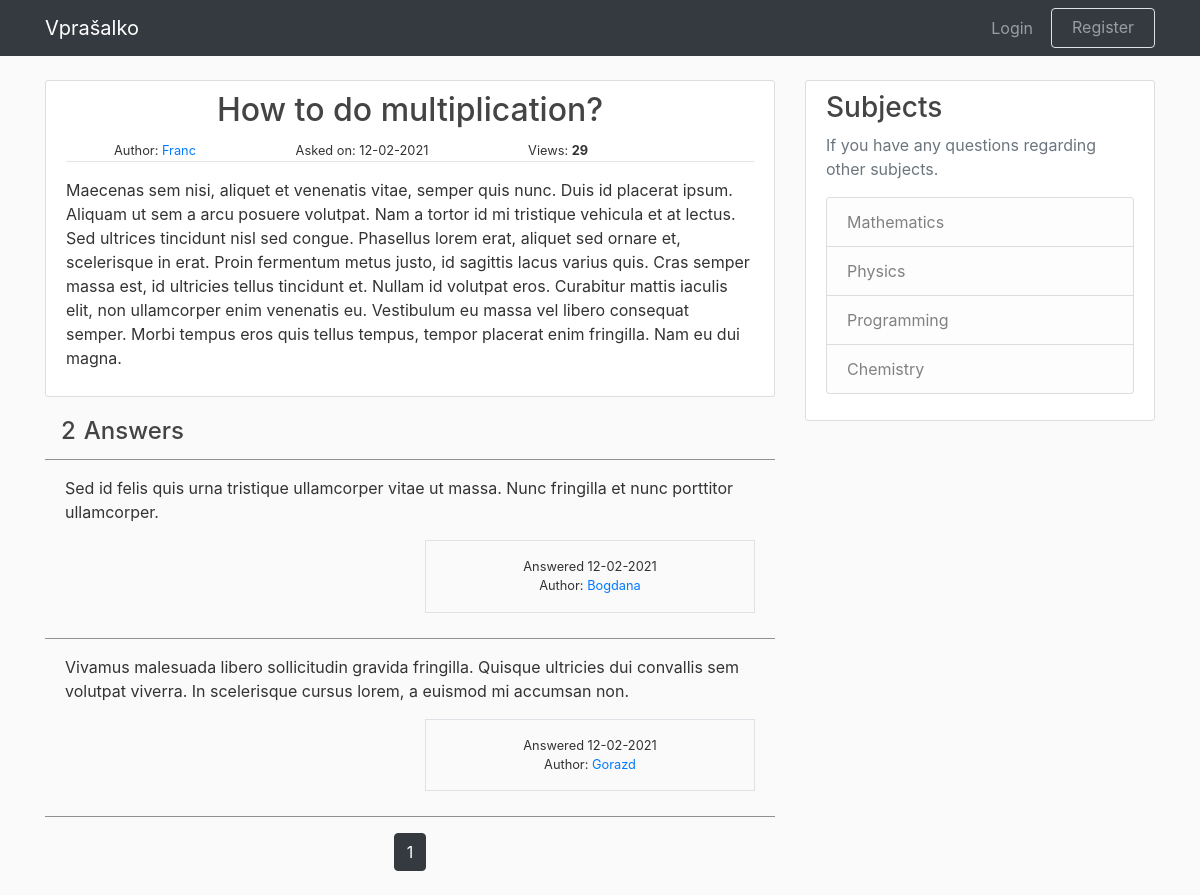
Page /question/2 on the committed database.
### application/models.py (models this page shows, shortened)
class Question(db.Model, UserMixin):
    id = db.Column(db.Integer, primary_key=True)
    title = db.Column(db.String(100), nullable=False)
    date_posted = db.Column(
        db.DateTime, nullable=False, default=datetime.utcnow
    )
    content = db.Column(db.Text, nullable=False)
    views = db.Column(db.Integer, default=0)
    num_answers = db.Column(db.Integer, default=0)
    user_id = db.Column(db.Integer, db.ForeignKey('user.id'), nullable=False)
    answers = db.relationship(
        "Answer", backref="title", lazy=True, cascade="all, delete-orphan"
    )

class User(db.Model, UserMixin):
    id = db.Column(db.Integer, primary_key=True)
    username = db.Column(db.String(15), unique=True, nullable=False)
    email = db.Column(db.String(120), unique=True, nullable=False)
    password = db.Column(db.String(20), nullable=False)
    description = db.Column(
        db.String(300), nullable=False, default="No description yet."
    )
    questions = db.relationship('Question', backref='author', lazy=True)
    answers = db.relationship('Answer', backref='author', lazy=True)

class Answer(db.Model, UserMixin):
    id = db.Column(db.Integer, primary_key=True)
    date_posted = db.Column(
        db.DateTime, nullable=False, default=datetime.utcnow
    )
    answer = db.Column(db.Text, nullable=False)
    question_id = db.Column(
        db.Integer, db.ForeignKey("question.id"), nullable=False
    )
    user_id = db.Column(db.Integer, db.ForeignKey("user.id"), nullable=False)

### application/routes.py (the view, shortened to what this page needs)
@app.route("/question/<int:question_id>", methods=['GET', 'POST'])
def question_post(question_id):
    question = Question.query.get_or_404(question_id)
    page = request.args.get("page", default=1, type=int)
    answers = (
        Answer.query
        .filter_by(question_id=question.id)
        .order_by(Answer.date_posted.desc())
        .paginate(page=page, per_page=3)
    )
    question.views += 1
    db.session.commit()
    form = AnswerForm()
    return render_template(
        'question.html', title="Question",
        question=question, form=form, answers=answers
    )

### application/templates/question.html (shortened to what this page needs)
{% extends "layout.html" %}
{% block content %}
    <div class="col-md-8 pd-0 mg-0">
        <article class="media content-section">
            <div class="media-body">
                <div class="article-metadata">
                    <h1 class="question-title">{{ question.title }}</h1>
                        <small class="ml-5 mr-5">
                            Author:
                            <a class="mr-auto"
                            href="{{ url_for('user_profile', username=question.author.username) }}">
                                {{ question.author.username }}
                            </a>
                        </small>
                        <small class="mr-5 ml-5">
                            Asked on: {{ question.date_posted.strftime('%d-%m-%Y') }}
                        </small>
                        <small class="ml-5">Views: <b>{{ question.views }}</b></small>
                    <hr class="title-line">
                </div>
                <p class="article-content">{{ question.content }}</p>
            </div>
        </article>
        <div class="Forum-title">
            <span class="row ml-auto">
                <h4 class="ml-3">{{ answers.total }}</h4>
                <h4 class="ml-2"> Answers</h4>
            </span>
        </div>
        <hr class="answer-line">
        {% for answer in answers.items %}
        <article>
            <div class="answer">
                <p class="article-content">{{ answer.answer }}</p>
                <div class="article-metadata">
                    <div class="row">
                        <div class="col-md-6">
                        </div>
                        <div class="col-md-6 mr-auto">
                            <div class="answer-author border ">
                                <ul class="answer-info pl-0 mt-3">
                                    <li class="list-group">
                                        <small class="mr-5 ml-5">
                                            Answered {{ answer.date_posted.strftime('%d-%m-%Y') }}
                                        </small>
                                    </li>
                                    <li class="list-group">
                                        <small class="ml-5 mr-5">Author:
                                            <a class="mr-auto"
                                            href="{{ url_for(
                                                'user_profile',
                                                username=answer.author.username
                                            ) }}">
                                                {{ answer.author.username }}
                                            </a>
                                        </small>
                                    </li>
                                </ul>
                            </div>
                        </div>
                    </div>
                </div>
            </div>
            <hr class="answer-line">
        </article>
        {% endfor %}
        <div class="page-align">
            {% for page_num in answers.iter_pages(
                left_edge=1, right_edge=1, left_current=1, right_current=2
            ) %}
                {% if page_num %}
                    {% if answers.page == page_num %}
                        <a class="btn btn-dark mb-4"
                        href="{{ url_for('question_post', question_id=question.id, page=page_num) }}">
                            {{ page_num }}
                        </a>
                    {% else %}
                        <a class="btn btn-outline-dark mb-4"
                        href="{{ url_for('question_post', question_id=question.id, page=page_num) }}">
                            {{ page_num }}
                        </a>
                    {% endif %}
                {% else %}
                    ...
                {% endif %}
            {% endfor %}
        </div>
    </div>
    {% include "sidebar.html" %}
{% endblock content %}

### application/static/style.css (style rules this page uses)
body { background: #fafafa; color: #333333; margin-top: 5rem; }
h1, h2, h3, h4, h5, h6 { color: #444444; }
.border { border: white; }
.content-section { background: #ffffff; padding: 10px 20px; border: 1px solid #dddddd; border-radius: 3px; margin-bottom: 20px; }
.title-line { margin-top: 0px; }
.question-title { font-size: xx-large; text-align: center; }
.page-align { text-align: center; }
.answer { padding-left: 20px; padding-right: 20px; padding-bottom: 20px; }
.answer-author { text-align: center; }
.answer-line { background-color: rgb(161, 161, 161); margin-top: 5px; }

### rows in the picture
Question: title "How to do multiplication?", date_posted "12-02-2021", views "29", content "Maecenas sem nisi, aliquet et venenatis vitae, semper quis nunc. Duis id placerat ipsum. Aliquam ut sem a arcu posuere volutpat. Nam a tortor id mi tristique vehicula et at lectus. Sed ultrices tincidunt nisl sed congue. Phasellus lorem erat, aliquet sed ornare et, scelerisque in erat. Proin fermentum metus justo, id sagittis lacus varius quis. Cras semper massa est, id ultricies tellus tincidunt et. Nullam id volutpat eros. Curabitur mattis iaculis elit, non ullamcorper enim venenatis eu. Vestibulum eu massa vel libero consequat semper. Morbi tempus eros quis tellus tempus, tempor placerat enim fringilla. Nam eu dui magna."
User: author.username "Franc"
Answer: answer "Sed id felis quis urna tristique ullamcorper vitae ut massa. Nunc fringilla et nunc porttitor ullamcorper.", date_posted "12-02-2021", author.username "Bogdana"
Answer: answer "Vivamus malesuada libero sollicitudin gravida fringilla. Quisque ultricies dui convallis sem volutpat viverra. In scelerisque cursus lorem, a euismod mi accumsan non.", date_posted "12-02-2021", author.username "Gorazd"

### other values in the picture
{{ answers.total }} "2"
{{ page_num }} "1"
